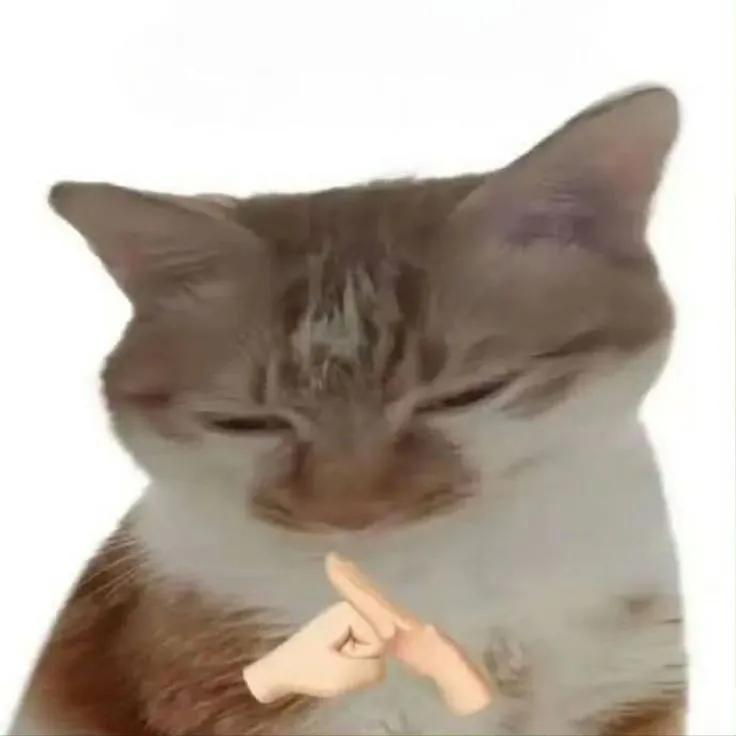
#> input picture week01/IMAGE FOLDER/1.jpg, 736 x 736 px
$ jupyter execute --allow-errors 'Week 1.ipynb'
#> lines starting #> are read from the running program, lines starting #| are printed output that depends on the picture
#> `temp= np.array(Image.open(file_name).resize(TARGET_SIZE).convert("L"),..`:
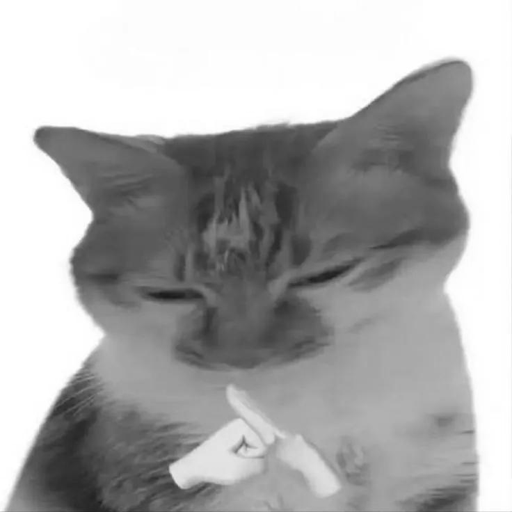
#> temp: shape (512, 512) float64; min 25, max 255, mean 173.2
#| (512, 512)
#> pass 2 of the loop `for file_name in image_files:`:
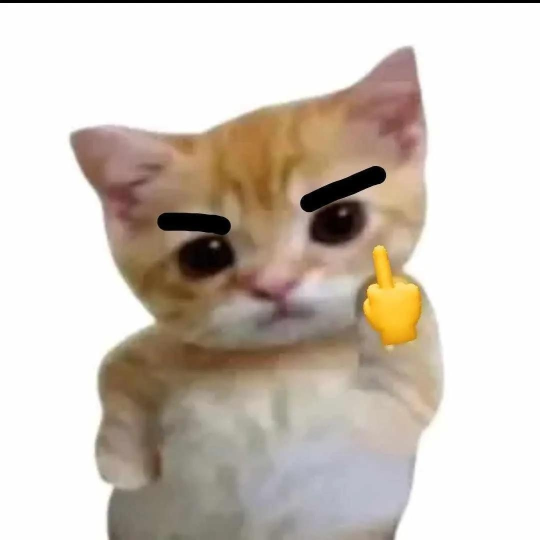
#> input picture week01/IMAGE FOLDER/2.jpg, 1080 x 1079 px (shown at 1/2 size)
#> `temp= np.array(Image.open(file_name).resize(TARGET_SIZE).convert("L"),..`:
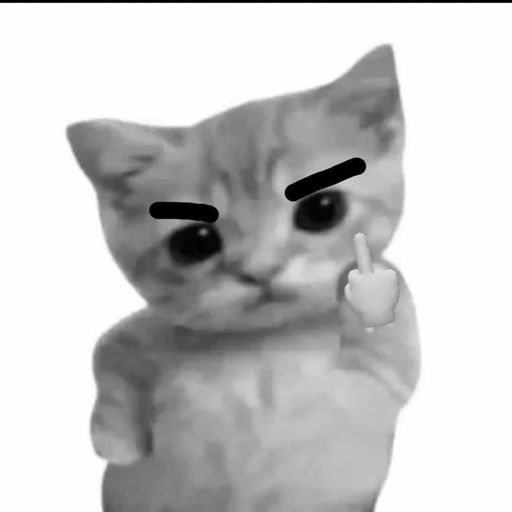
#> temp: shape (512, 512) float64; min 0, max 255, mean 198.8
#| (512, 512)
#> pass 3 of the loop `for file_name in image_files:`:
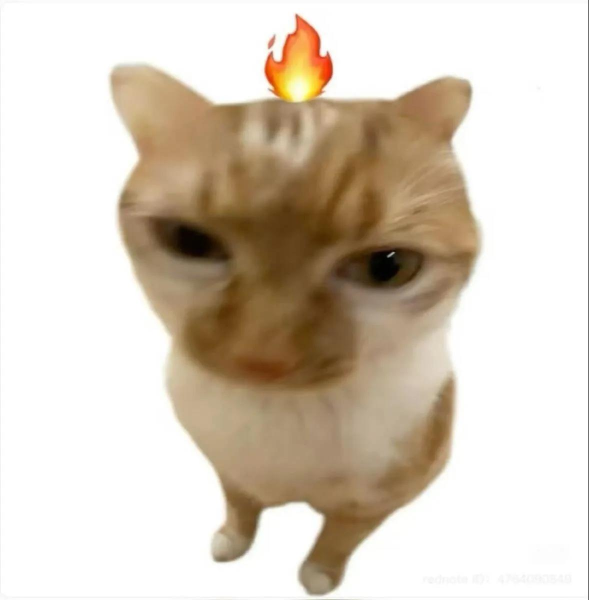
#> input picture week01/IMAGE FOLDER/3.jpg, 1177 x 1200 px (shown at 1/2 size)
#> `temp= np.array(Image.open(file_name).resize(TARGET_SIZE).convert("L"),..`:
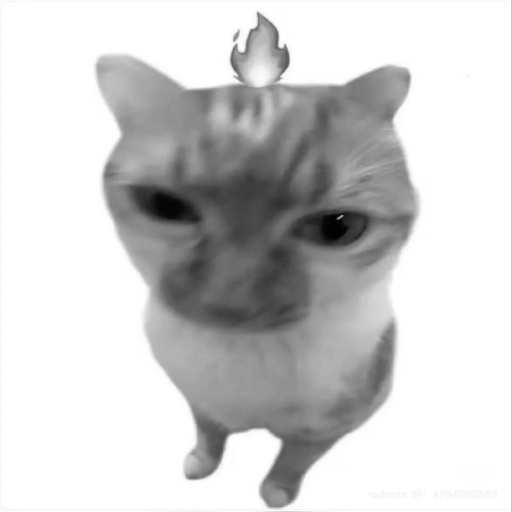
#> temp: shape (512, 512) float64; min 1, max 255, mean 206.2
#| (512, 512)
# Chọn lựa chọn A (lựa chọn ẢNH)

[cell 1]
import numpy as np
from PIL import Image

M= []
TARGET_SIZE = (512, 512)
image_files = ["IMAGE FOLDER/1.jpg", "IMAGE FOLDER/2.jpg", "IMAGE FOLDER/3.jpg", "IMAGE FOLDER/4.jpg", "IMAGE FOLDER/5.jpg", "IMAGE FOLDER/6.jpg", "IMAGE FOLDER/7.jpg", "IMAGE FOLDER/8.jpg","IMAGE FOLDER/9.jpg"]
#> (the rest of this cell did not finish here and is left out)

# Bài 1

## Biến dữ liệu thành ma trận

[cell 2]
temp_X = []
#> temp_X = []
X = []
#> (the rest of this cell did not finish here and is left out)

In ra kích thước ma trận 9 hàng, 512x512 cột. Với mỗi hàng thì trọng số tại các cột biểu diễn cho độ sáng tối (tại vì ảnh đã biến thành ảnh xám nên ko có màu sắc)

## Phép toán cơ bản

[cell 3]
X_mean=[]
#> (the rest of this cell did not finish here and is left out)

## Cosine similarity

[cell 4]
def cosine_similarity(X, Y=None):
        if Y is None:
            Y = X
        Xn = X/ np.linalg.norm(X, axis=1, keepdims=True) #Chuẩn hoá
        Yn = Y/ np.linalg.norm(Y, axis=1, keepdims=True) #Chuẩn hoá
        return Xn @ Yn.T
#> (the rest of this cell did not finish here and is left out)

## Truy Vấn

[cell 5]
def search(query, top_k=3):
    scores = []

    query = np.atleast_2d(query)

    for i in range(len(X)):
        xi = np.atleast_2d(X[i])
        if np.array_equal(xi, query):
            continue
        else:
            sim = cosine_similarity(query, xi)[0][0]
            scores.append((i, sim))

    scores.sort(key=lambda x: x[1], reverse=True)

    return scores[:top_k]

#> (a cell that did not finish here is left out)

## Cặp giống / Khác nhau

[cell 7]
def compare(X):
    best = (-1, -1)
    worst = (-1, -1)

    best_val = -1
    worst_val = 1

    for i in range(9):
        for j in range(i+1, 9):
            sim = cosine_similarity(
                np.atleast_2d(X[i]),
                np.atleast_2d(X[j])
            )[0][0]

            if sim > best_val:
                best_val = sim
                best = (i, j)

            if sim < worst_val:
                worst_val = sim
                worst = (i, j)

    return best, best_val, worst, worst_val

#> (a cell that did not finish here is left out)

# Bài 2

# Biến đổi tuyến tính

[cell 9]
import numpy as np
import matplotlib.pyplot as plt

points = np.array([
    [0, 2, 1, 0],  # Hàng x
    [0, 0, 2, 0]   # Hàng y
])

def get_R(theta_degrees):
    """Hàm trả về ma trận quay R(theta) trong không gian 2D"""
    theta = np.radians(theta_degrees) # Chuyển từ độ sang radian
    c, s = np.cos(theta), np.sin(theta)
    R = np.array([
        [c, -s],
        [s,  c]
    ])
    return R

def get_S(sx, sy):
    """Hàm trả về ma trận co giãn S trong không gian 2D"""
    S = np.array([
        [sx,  0],
        [ 0, sy]
    ])
    return S

R = get_R(45)
S = get_S(1.5, 2.0)

points_rotated = R @ points
points_scaled  = S @ points

plt.figure(figsize=(12, 4))

# --- Đồ thị 1: Hình gốc ---
plt.subplot(1, 3, 1)
plt.plot(points[0, :], points[1, :], '-o', color='blue', label='Hình gốc')
plt.fill(points[0, :], points[1, :], color='blue', alpha=0.2)
plt.title("1. Hình tam giác gốc")
plt.grid(True, linestyle=':')
plt.axis('equal')

# --- Đồ thị 2: Sau khi Quay R ---
plt.subplot(1, 3, 2)
plt.plot(points_rotated[0, :], points_rotated[1, :], '-o', color='red', label='Quay 45°')
plt.fill(points_rotated[0, :], points_rotated[1, :], color='red', alpha=0.2)
plt.title("2. Sau khi Quay 45 độ")
plt.grid(True, linestyle=':')
plt.axis('equal')

# --- Đồ thị 3: Sau khi Co giãn S ---
plt.subplot(1, 3, 3)
plt.plot(points_scaled[0, :], points_scaled[1, :], '-o', color='green', label='Co giãn')
plt.fill(points_scaled[0, :], points_scaled[1, :], color='green', alpha=0.2)
plt.title("3. Sau khi Co giãn $S(1.5, 2.0)$")
plt.grid(True, linestyle=':')
plt.axis('equal')

plt.tight_layout()
plt.show()
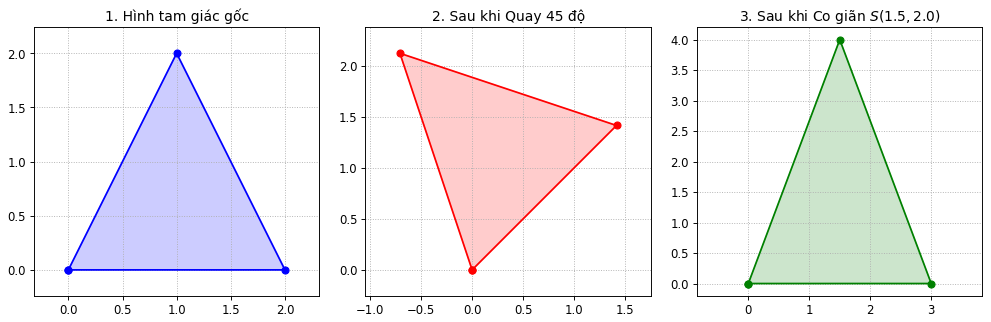
#> figure drawn by matplotlib, 3 panels
